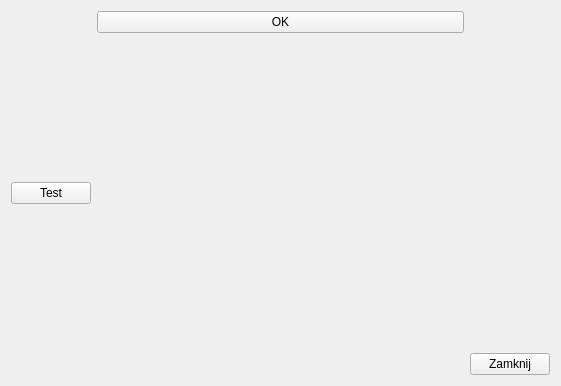
<?xml version="1.0" encoding="UTF-8"?>
<ui version="4.0">
 <class>MainWindow</class>
 <widget class="QMainWindow" name="MainWindow">
  <property name="geometry">
   <rect>
    <x>0</x>
    <y>0</y>
    <width>561</width>
    <height>386</height>
   </rect>
  </property>
  <property name="windowTitle">
   <string>MainWindow</string>
  </property>
  <widget class="QWidget" name="centralWidget">
   <layout class="QGridLayout" name="gridLayout">
    <item row="3" column="3">
     <widget class="QPushButton" name="pushButtonClose">
      <property name="text">
       <string>Zamknij</string>
      </property>
     </widget>
    </item>
    <item row="1" column="2">
     <widget class="QPushButton" name="pushButtonOK">
      <property name="text">
       <string>OK</string>
      </property>
     </widget>
    </item>
    <item row="2" column="2">
     <spacer name="verticalSpacer">
      <property name="orientation">
       <enum>Qt::Vertical</enum>
      </property>
      <property name="sizeHint" stdset="0">
       <size>
        <width>20</width>
        <height>40</height>
       </size>
      </property>
     </spacer>
    </item>
    <item row="3" column="2">
     <spacer name="horizontalSpacer">
      <property name="orientation">
       <enum>Qt::Horizontal</enum>
      </property>
      <property name="sizeHint" stdset="0">
       <size>
        <width>433</width>
        <height>20</height>
       </size>
      </property>
     </spacer>
    </item>
    <item row="2" column="1">
     <widget class="QPushButton" name="pushButtonTest">
      <property name="text">
       <string>Test</string>
      </property>
      <property name="autoDefault">
       <bool>true</bool>
      </property>
     </widget>
    </item>
   </layout>
  </widget>
 </widget>
 <layoutdefault spacing="6" margin="11"/>
 <tabstops>
  <tabstop>pushButtonClose</tabstop>
 </tabstops>
 <resources/>
 <connections>
  <connection>
   <sender>pushButtonClose</sender>
   <signal>clicked()</signal>
   <receiver>MainWindow</receiver>
   <slot>close()</slot>
   <hints>
    <hint type="sourcelabel">
     <x>519</x>
     <y>359</y>
    </hint>
    <hint type="destinationlabel">
     <x>392</x>
     <y>332</y>
    </hint>
   </hints>
  </connection>
 </connections>
</ui>
